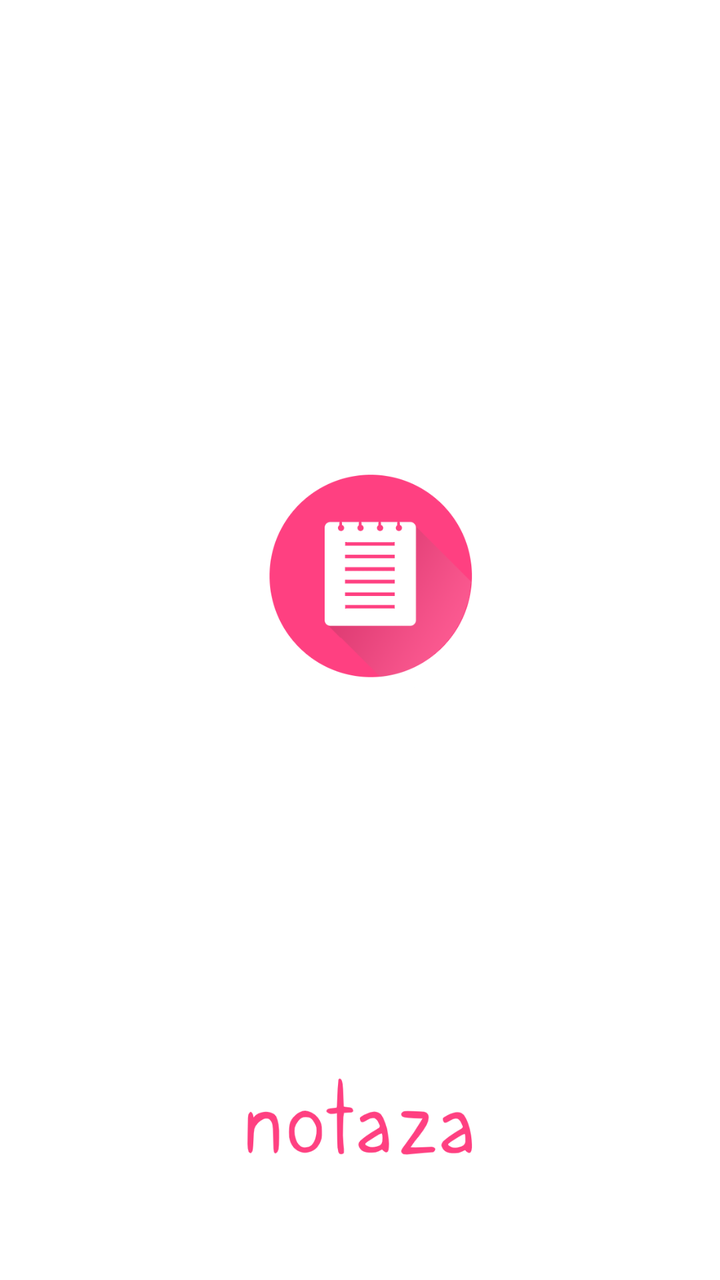
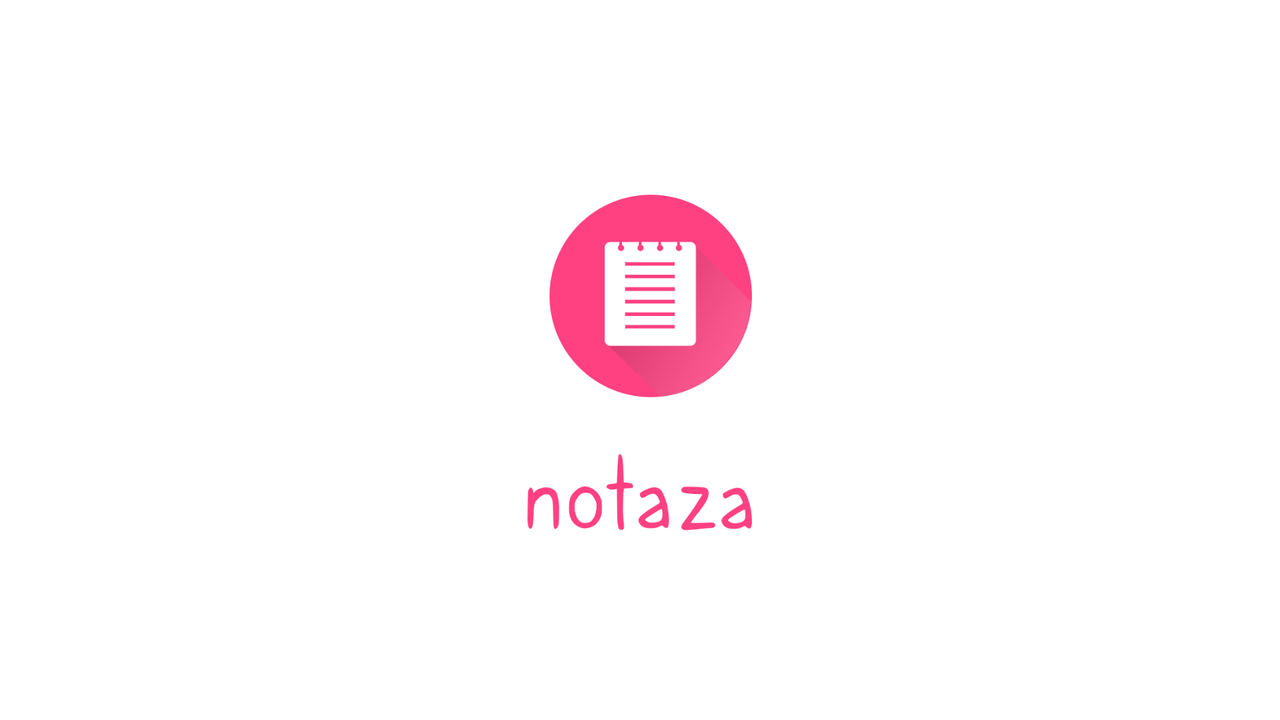

The same Android screen from two of the app's own layout files: first res/layout/ as a phone draws it, then the author's variant for another configuration, drawn on a device whose configuration selects that folder. Both files follow.
<!-- AndroidManifest.xml: application theme AppTheme -->
<!-- res/layout/activity_splash.xml -->
<?xml version="1.0" encoding="utf-8"?>
 <androidx.coordinatorlayout.widget.CoordinatorLayout
    xmlns:android="http://schemas.android.com/apk/res/android"
    xmlns:app="http://schemas.android.com/apk/res-auto"
    xmlns:tools="http://schemas.android.com/tools"
    android:id="@+id/coordinatorlayout_main"
    android:layout_width="match_parent"
    android:layout_height="match_parent"
    tools:context=".presentation.category.CategoryActivity">

     <ImageView
         android:id="@+id/imageView"
         android:layout_width="wrap_content"
         android:layout_height="wrap_content"
         android:scaleType="fitXY"
         app:srcCompat="@drawable/notazasplash" />
 </androidx.coordinatorlayout.widget.CoordinatorLayout>
<!-- resources referenced by this layout -->
<resources>
  <!-- drawable notazasplash: png bitmap (drawable, 33357 bytes) -->
  <style name="AppTheme" parent="Base.Theme.AppCompat.Light.DarkActionBar">
          
          <item name="colorPrimary">@color/colorPrimary</item>
          <item name="colorPrimaryDark">@color/colorPrimaryDark</item>
          <item name="colorAccent">@color/colorAccent</item>
      </style>
  <color name="colorPrimary">#3F51B5</color>
  <color name="colorPrimaryDark">#303F9F</color>
  <color name="colorAccent">#FF4081</color>
</resources>
<!-- res/layout-land/activity_splash.xml (the author's variant of the layout above) -->
<!-- drawn on the phone turned sideways -->
<?xml version="1.0" encoding="utf-8"?>
 <android.support.design.widget.CoordinatorLayout
    xmlns:android="http://schemas.android.com/apk/res/android"
    xmlns:app="http://schemas.android.com/apk/res-auto"
    xmlns:tools="http://schemas.android.com/tools"
    android:id="@+id/coordinatorlayout_main"
    android:layout_width="match_parent"
    android:layout_height="match_parent"
    tools:context=".presentation.category.CategoryActivity">

     <ImageView
         android:id="@+id/imageView"
         android:layout_width="wrap_content"
         android:layout_height="wrap_content"
         android:scaleType="fitXY"
         app:srcCompat="@drawable/notazasplash_lands" />
 </android.support.design.widget.CoordinatorLayout>
<!-- resources referenced by the variant -->
<!-- as the phone turned sideways resolves them -->
<resources>
  <!-- drawable notazasplash_lands: png bitmap (drawable, 34327 bytes) -->
  <style name="AppTheme" parent="Base.Theme.AppCompat.Light.DarkActionBar">
          
          <item name="colorPrimary">@color/colorPrimary</item>
          <item name="colorPrimaryDark">@color/colorPrimaryDark</item>
          <item name="colorAccent">@color/colorAccent</item>
      </style>
  <color name="colorPrimary">#3F51B5</color>
  <color name="colorPrimaryDark">#303F9F</color>
  <color name="colorAccent">#FF4081</color>
</resources>
